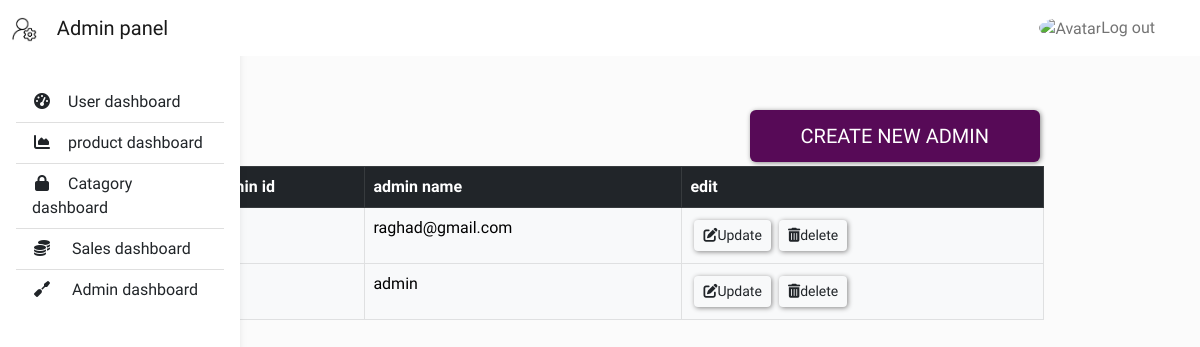
The app's page /admin_dashboard/admin_dashboard.php, older data.
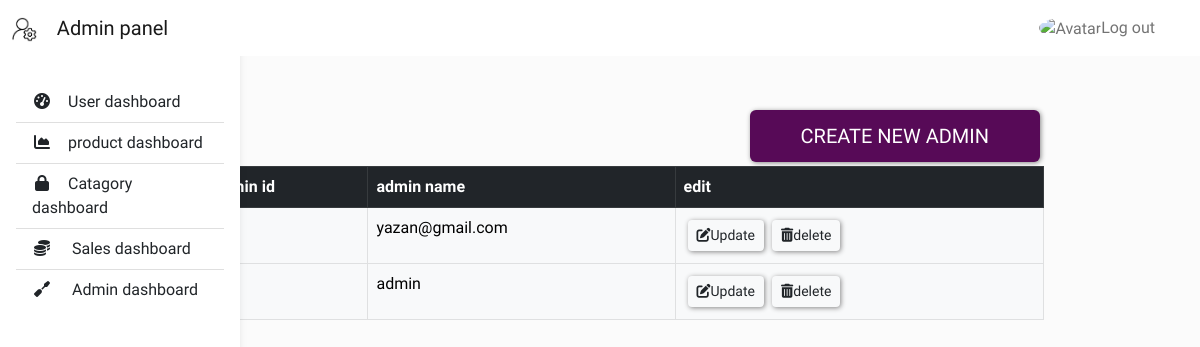
The same page, newer data.
### tables this page shows
CREATE TABLE `user_admin` (
  `id` int(14) NOT NULL,
  `email` varchar(255) NOT NULL,
  `password` varchar(255) NOT NULL,
  `is_deleted` tinyint(1) NOT NULL,
  `created_at` timestamp NOT NULL DEFAULT current_timestamp() ON UPDATE current_timestamp(),
  `updated_at` timestamp NOT NULL DEFAULT current_timestamp()
);

### admin_dashboard/admin_dashboard.php (the view, shortened to what this page needs)
<?php
include "../connection.php";
?>
<!DOCTYPE html>
<html lang="en">
<head>
<link href="https://cdn.jsdelivr.net/npm/bootstrap@5.2.0-beta1/dist/css/bootstrap.min.css" rel="stylesheet">
    <link rel="stylesheet" href="user_dashboard.css?v=<?php echo time(); ?>">
    <link rel="stylesheet" href="dashboard.css?v=<?php echo time(); ?>">
</head>
<body>
 <header  >
            <nav id="sidebarMenu" class="collapse d-lg-block sidebar collapse bg-white">
              <div class="position-sticky">
                <div class="list-group list-group-flush mx-3 mt-4">
                  <a href="user_dashboard.php" class="list-group-item list-group-item-action py-2 ripple" aria-current="true">
                    <i class="fas fa-tachometer-alt fa-fw me-3"></i><span>User dashboard</span>
                  </a>
                  <a href="product_dashboard.php" class="list-group-item list-group-item-action py-2 ripple ">
                    <i class="fas fa-chart-area fa-fw me-3"></i><span>product dashboard</span>
                  </a>
                  <a href="category_dashboard.php" class="list-group-item list-group-item-action py-2 ripple"><i class="fas fa-lock fa-fw me-3"></i><span>Catagory dashboard</span></a>
                      <a href="category_dashboard.php" class="list-group-item list-group-item-action py-2 ripple "><i class="fa-solid fa-coins fa-fw me-3"></i>
                </i><span>Sales dashboard</span></a>
                      <a href="admin_dashboard.php" class="list-group-item list-group-item-action py-2 ripple"><i class="fa-solid fa-screwdriver fa-fw me-3"></i><span> Admin dashboard</span></a>
                </div>
              </div>
            </nav>
            <nav id="main-navbar" class="navbar navbar-expand-lg navbar-light bg-white fixed-top">
              <div class="container-fluid">
                <a class="navbar-brand" href="dashboard.php">
                  <img height="25" alt="MDB Logo"
                    loading="lazy" />
                    &nbsp;&nbsp; Admin panel
                </a>
                <ul class="navbar-nav ms-auto d-flex flex-row">
                    <a class="nav-link avatar_logout hidden-arrow d-flex align-items-center" href="../index.php"
                      id="navbarDropdownMenuLink" role="button"  aria-expanded="false">
                      <img src="https://icon-library.com/images/avatar-icon-images/avatar-icon-images-4.jpg" class="rounded-circle"
                        height="22" alt="Avatar" loading="lazy" />
                        Log out
                    </a>
              </div>
            </nav>
          </header>
          <main style="margin-top: 58px;">
            <div class="container pt-4"></div>
          </main>
  <br>
<div class="dbcontainer" >
<button type="button" class="btn butt btn-sunny  text-uppercase"><a class="a_button_create" href="admin_create.php">create new admin</a></button>
<table class="table container table-bordered table-dark">
  <thead>
    <tr>
      <th scope="col">admin id</th>
      <th scope="col">admin name</th>
      <th scope="col">edit</th>
    </tr>
  </thead>
  <tbody class="table-light">
    <?php
    $stmt = $conn->query("SELECT * FROM user_admin");
    while($admin = $stmt->fetch_assoc())
    {
      if($admin['is_deleted']== 0)
      {
        echo "<tr>
        <th scope='row'>$admin[id]</th>
        <td>$admin[email]</td>
        <td> ";
        echo '<a href="admin_update.php?id='. $admin['id'] .'"<button  class="btn  btn-sm"><i class="fa-solid fa-pen-to-square"></i>Update</button></a>';
        echo '<a href="admin_delete.php?id='. $admin['id'] .'"<button  class="btn  btn-sm"><i class="fa-solid fa-trash-can"></i>delete</button></a>';
      echo "</tr>";
       }
    };
    ?>
  </tbody>
</table>
  </div>
</body>
</html>

Row changes from the older to the newer data that the page shows:
changed user_admin: email "raghad@gmail.com" → "yazan@gmail.com"
